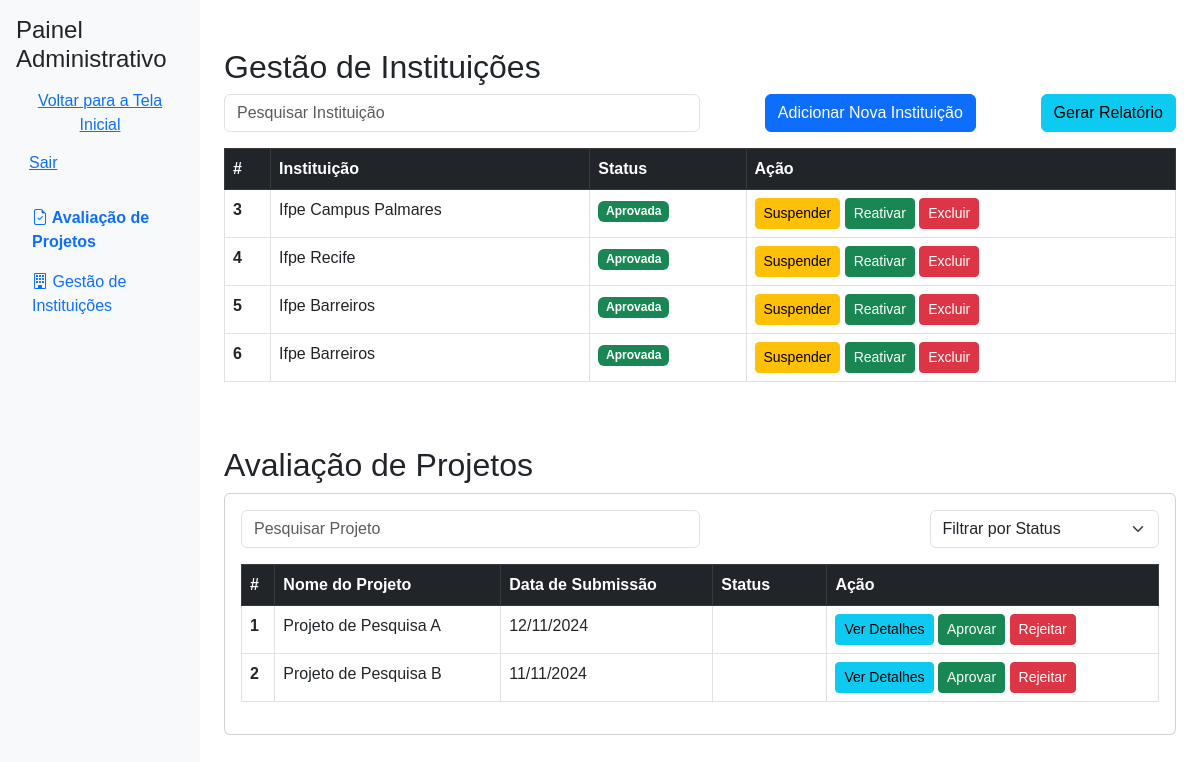
The page /admin_panel (signed in) on the database its author committed.
### app.py (models this page shows)
class Instituicao(db.Model):
    id = db.Column(db.Integer, primary_key=True)
    nome = db.Column(db.String(150), nullable=False)
    status = db.Column(db.String(50), nullable=False)

class Projeto(db.Model):
    id = db.Column(db.Integer, primary_key=True)
    nome = db.Column(db.String(150), nullable=False)
    data_submissao = db.Column(db.String(10), nullable=False)
    status = db.Column(db.String(50), nullable=False)

### app.py (the view)
@app.route('/admin_panel')
def admin_panel():
    if 'user_id' not in session or session.get('tipo') != 'admin':
        flash("Acesso negado. Faça login como admin.", "danger")
        return redirect(url_for('login'))
    instituicoes = Instituicao.query.all()  # Certifique-se de que há dados no banco
    projetos = Projeto.query.all()
    projetos_pendentes = Projeto.query.filter_by(status='Pendente').count()
    projetos_aprovados = Projeto.query.filter_by(status='Aprovado').count()
    projetos_rejeitados = Projeto.query.filter_by(status='Rejeitado').count()
    return render_template(
        'admin_panel.html',
        instituicoes=instituicoes,
        projetos=projetos,
        projetos_pendentes=projetos_pendentes,
        projetos_aprovados=projetos_aprovados,
        projetos_rejeitados=projetos_rejeitados
    )

### templates/admin_panel.html (shortened to what this page needs)
<!DOCTYPE html>
<html lang="pt-BR">
<head>
    <link href="https://cdn.jsdelivr.net/npm/bootstrap@5.3.0-alpha1/dist/css/bootstrap.min.css" rel="stylesheet">
    <link href="https://cdn.jsdelivr.net/npm/bootstrap-icons/font/bootstrap-icons.css" rel="stylesheet">
</head>
<body>
    <div class="d-flex flex-column flex-md-row">
        <nav class="col-md-3 col-lg-2 d-md-block bg-light sidebar p-3">
            <div class="position-sticky">
                <header>
                    <h2 class="h4">Painel Administrativo</h2>
                    <a href="/" class="btn btn-link">Voltar para a Tela Inicial</a>
                    <a href="/logout" class="btn btn-link">Sair</a>
                </header>
                <ul class="nav flex-column">
                    <li class="nav-item">
                        <a class="nav-link active" href="#avaliacao-conteudo">
                            <i class="bi bi-file-earmark-check"></i> Avaliação de Projetos
                        </a>
                    </li>
                    <li class="nav-item">
                        <a class="nav-link" href="#gestao-instituicoes">
                            <i class="bi bi-building"></i> Gestão de Instituições
                        </a>
                    </li>
                </ul>
            </div>
        </nav>
        <main class="col-md-9 ms-sm-auto col-lg-10 px-4">
            <section id="gestao-instituicoes" class="mt-5">
                <h2>Gestão de Instituições</h2>
                <div class="d-flex justify-content-between mb-3">
                    <input type="text" id="searchInstituicao" class="form-control w-50" placeholder="Pesquisar Instituição">
                    <a href="/adicionar_instituicao" class="btn btn-primary">Adicionar Nova Instituição</a>
                    <button class="btn btn-info" onclick="gerarRelatorio('csv')">Gerar Relatório</button>
                </div>
                <div class="table-responsive mt-3">
                    <table class="table table-bordered table-hover">
                        <thead class="table-dark">
                            <tr>
                                <th>#</th>
                                <th>Instituição</th>
                                <th>Status</th>
                                <th>Ação</th>
                            </tr>
                        </thead>
                        <tbody id="tabelaInstituicoes">
                            {% for instituicao in instituicoes %}
                            <tr id="instituicao-{{ instituicao.id }}">
                                <th>{{ instituicao.id }}</th>
                                <td>{{ instituicao.nome }}</td>
                                <td><span class="badge bg-{{ 'success' if instituicao.status == 'Aprovada' else 'warning' }}">{{ instituicao.status }}</span></td>
                                <td>
                                    <button class="btn btn-warning btn-sm" onclick="suspenderInstituicao({{ instituicao.id }})">Suspender</button>
                                    <button class="btn btn-success btn-sm" onclick="reativarInstituicao({{ instituicao.id }})">Reativar</button>
                                    <button class="btn btn-danger btn-sm" onclick="confirmarExclusao({{ instituicao.id }}, '{{ instituicao.nome }}')">Excluir</button>
                                </td>
                            </tr>
                            {% endfor %}
                        </tbody>
                    </table>
                </div>
            </section>
            <section id="avaliacao-conteudo" class="mt-5">
                <h2>Avaliação de Projetos</h2>
                <div class="card">
                    <div class="card-body">
                        <div class="d-flex justify-content-between">
                            <input type="text" id="searchProjeto" class="form-control w-50" placeholder="Pesquisar Projeto">
                            <select id="filterInstituicaoStatus" class="form-select w-25">
                                <option value="">Filtrar por Status</option>
                            </select>
                        </div>
                        <div class="table-responsive mt-3">
                            <table class="table table-bordered table-hover">
                                <thead class="table-dark">
                                    <tr>
                                        <th>#</th>
                                        <th>Nome do Projeto</th>
                                        <th>Data de Submissão</th>
                                        <th>Status</th>
                                        <th>Ação</th>
                                    </tr>
                                </thead>
                                <tbody id="tabelaProjetos">
                                    {% for projeto in projetos %}
                                    <tr>
                                        <th>{{ projeto.id }}</th>
                                        <td>{{ projeto.nome }}</td>
                                        <td>{{ projeto.data_submissao }}</td>
                                        <td><span class="badge bg-{{ 'warning' if projeto.status == 'Pendente' else projeto.status | lower }}">{{ projeto.status }}</span></td>
                                        <td>
                                            <button class="btn btn-info btn-sm" onclick="abrirModalProjeto({{ projeto.id }}, '{{ projeto.nome }}', '{{ projeto.data_submissao }}', '{{ projeto.status }}', 'Descrição do projeto aqui')">
                                                Ver Detalhes
                                            </button>
                                            <button class="btn btn-success btn-sm" onclick="aprovarProjeto({{ projeto.id }})">Aprovar</button>
                                            <button class="btn btn-danger btn-sm" onclick="rejeitarProjeto({{ projeto.id }})">Rejeitar</button>
                                        </td>
                                    </tr>
                                    {% endfor %}
                                </tbody>
                            </table>
                        </div>
                    </div>
                </div>
            </section>
        </main>
    </div>
</body>
</html>

### templates/admin_panel.html (style rules this page uses)
body { font-family: Arial, sans-serif; }
.sidebar { height: 100vh; position: sticky; top: 0; }
.sidebar header { margin-bottom: 1rem; }
.sidebar .nav-link.active { font-weight: bold; color: #0d6efd; }

### rows shown on the page
Instituicao: id "3", nome "Ifpe Campus Palmares", status "Aprovada"
Instituicao: id "4", nome "Ifpe Recife", status "Aprovada"
Instituicao: id "5", nome "Ifpe Barreiros", status "Aprovada"
Instituicao: id "6", nome "Ifpe Barreiros", status "Aprovada"
Projeto: id "1", nome "Projeto de Pesquisa A", data_submissao "12/11/2024"
Projeto: id "2", nome "Projeto de Pesquisa B", data_submissao "11/11/2024"
